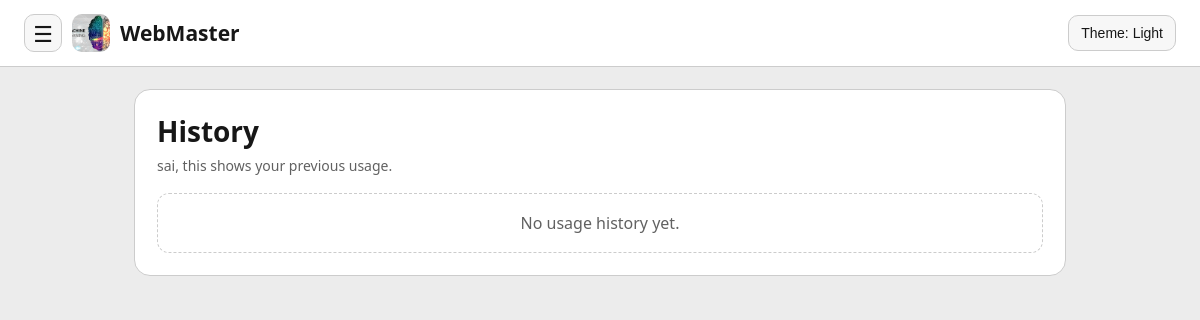
Before: /history/ (signed in) with the older database file.
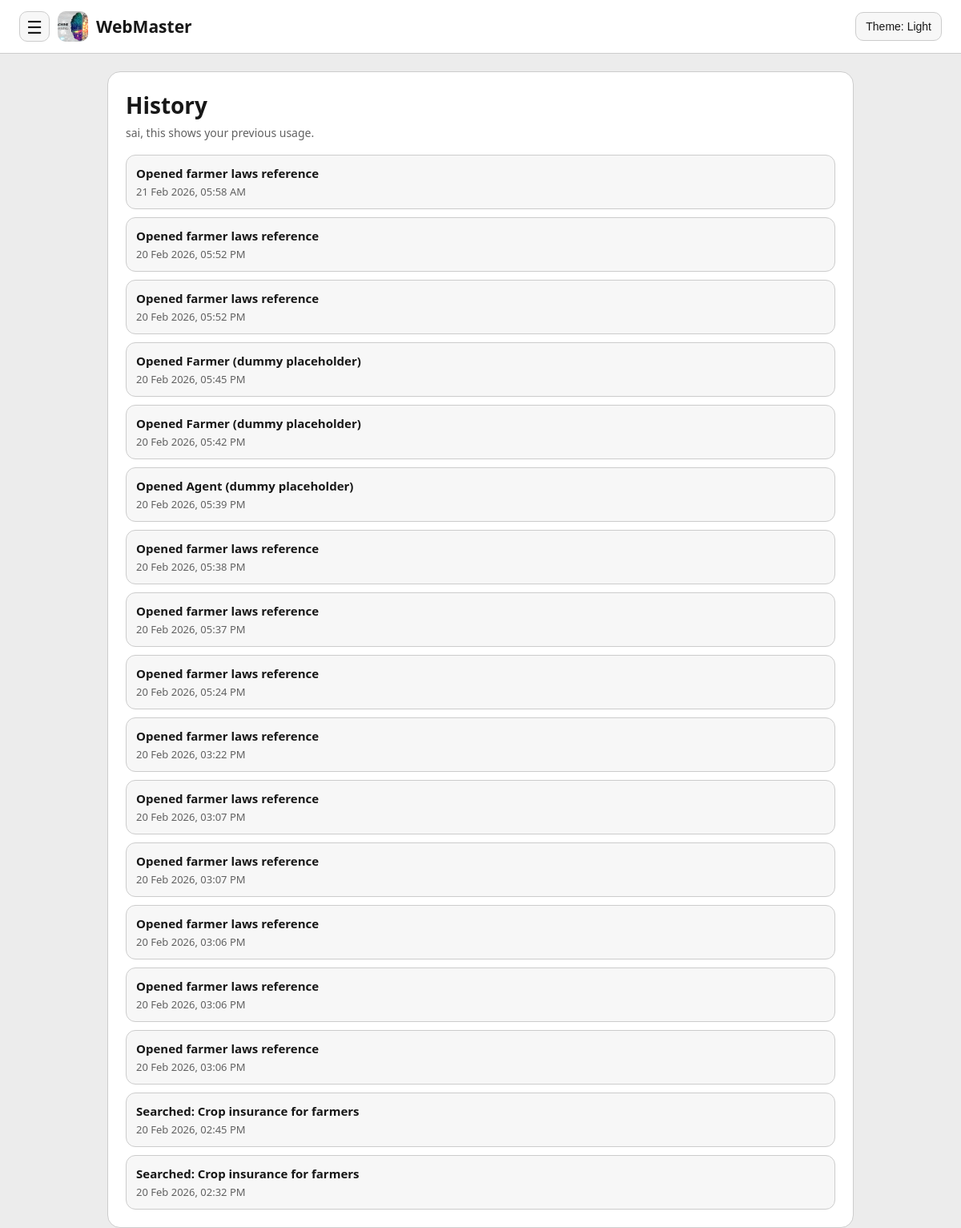
After: the same page with the newer database file.
### accounts/models.py (models this page shows, shortened)
class CustomUser(AbstractUser):
    phone_number = models.CharField(max_length=20, blank=True, null=True)
    profile_image = models.FileField(upload_to='profile_images/', blank=True, null=True)
    address = models.TextField(blank=True, default='')
    land_survey_numbers = models.TextField(blank=True, default='')
    land_area_acres = models.DecimalField(max_digits=10, decimal_places=2, blank=True, null=True)
    soil_type = models.CharField(max_length=120, blank=True, default='')
    current_season = models.CharField(max_length=30, blank=True, default='')
    farmer_type = models.CharField(max_length=100, blank=True, default='')
    current_crop = models.CharField(max_length=120, blank=True, default='')
    plantation_date = models.DateField(blank=True, null=True)
    crop_end_time = models.TimeField(blank=True, null=True)
    passbook_image = models.FileField(upload_to='passbook_images/', blank=True, null=True)

class UsageHistory(models.Model):
    user = models.ForeignKey(CustomUser, on_delete=models.CASCADE, related_name='usage_entries')
    activity = models.CharField(max_length=255)
    created_at = models.DateTimeField(auto_now_add=True)
    class Meta:
        ordering = ['-created_at']

### accounts/views.py (the view)
# urls.py: path('history/', views.history_view, name='history'),
@login_required(login_url='login')
def history_view(request):
    display_name = request.user.get_full_name().strip() or request.user.username
    history_entries = request.user.usage_entries.all()[:100]
    return render(
        request,
        'accounts/history.html',
        {
            'display_name': display_name,
            'history_entries': history_entries,
        },
    )

### accounts/templates/accounts/history.html (shortened to what this page needs)
{% load static %}
<!DOCTYPE html>
<html lang="en">
<head>
    <link rel="stylesheet" href="{% static 'accounts/css/theme.css' %}">
    <link rel="stylesheet" href="{% static 'accounts/css/layout.css' %}">
    <link rel="stylesheet" href="{% static 'accounts/css/history.css' %}">
</head>
<body class="theme-main">
    <header class="topbar">
        <div class="topbar-left">
            <div class="hamburger-menu" id="hamburger-menu">
                <button
                    type="button"
                    class="hamburger-toggle"
                    id="hamburger-toggle"
                    aria-label="Open menu"
                    aria-haspopup="true"
                    aria-expanded="false"
                >
                    &#9776;
                </button>
            </div>
            <a href="{% url 'home' %}" class="logo">
                <img src="{% static 'accounts/ml_brain.jpg' %}" alt="Logo">
                <span>WebMaster</span>
            </a>
        </div>
        <button type="button" id="theme-toggle" class="theme-btn" aria-label="Toggle theme">Theme: Light</button>
    </header>
    <main class="container page-container">
        <section class="card">
            <h1>History</h1>
            <p class="subtitle">{{ display_name }}, this shows your previous usage.</p>
            {% if history_entries %}
            <div class="history-list">
                {% for entry in history_entries %}
                <article class="history-item">
                    <div class="history-activity">{{ entry.activity }}</div>
                    <div class="history-time">{{ entry.created_at|date:"d M Y, h:i A" }}</div>
                </article>
                {% endfor %}
            </div>
            {% else %}
            <div class="empty">No usage history yet.</div>
            {% endif %}
        </section>
    </main>
</body>
</html>

### accounts/static/accounts/css/theme.css (style rules this page uses)
:root { --font-sans: "Segoe UI", Tahoma, Geneva, Verdana, sans-serif; }
body.theme-main { --page-bg: #ececec; --card-bg: #ffffff; --text-main: #171717; --text-soft: #616161; --input-bg: #f7f7f7; --input-border: #cccccc; --accent: #6b7280; --accent-hover: #4b5563; --menu-border: #d4d4d4; --avatar-bg: #dcdcdc; --avatar-text: #1f2937; --error: #dc2626; --success: #166534; --border: #d4d4d4; }
body { margin: 0; background: var(--page-bg); color: var(--text-main, var(--text-color, #111111)); font-family: var(--font-sans); }

### accounts/static/accounts/css/layout.css (style rules this page uses)
.page-container { width: 100%; margin: 22px auto 0; padding: 0 24px; }

### accounts/static/accounts/css/history.css (style rules this page uses)
* { box-sizing: border-box; }
.topbar { display: flex; align-items: center; justify-content: space-between; gap: 10px; padding: 14px 24px; background: var(--card-bg); border-bottom: 1px solid var(--input-border); }
.topbar-left { display: flex; align-items: center; gap: 10px; }
.hamburger-menu { position: relative; }
.hamburger-toggle { width: 38px; height: 38px; border: 1px solid var(--input-border); border-radius: 10px; background: var(--input-bg); color: var(--text-main); display: inline-flex; align-items: center; justify-content: center; font-size: 22px; line-height: 1; cursor: pointer; padding: 0; font-family: inherit; }
.logo { display: flex; align-items: center; gap: 10px; text-decoration: none; color: inherit; font-weight: 700; font-size: 21px; }
.logo img { width: 38px; height: 38px; border-radius: 10px; object-fit: cover; }
.theme-btn { border: 1px solid var(--input-border); border-radius: 10px; background: var(--input-bg); color: var(--text-main); padding: 9px 12px; font-size: 14px; cursor: pointer; }
.container { max-width: 980px; }
.card { background: var(--card-bg); border: 1px solid var(--input-border); border-radius: 16px; padding: 22px; }
.card h1 { margin: 0 0 6px; font-size: 28px; }
.subtitle { margin: 0 0 18px; color: var(--text-soft); font-size: 14px; }
.history-list { display: grid; gap: 10px; }
.history-item { border: 1px solid var(--input-border); border-radius: 12px; background: var(--input-bg); padding: 12px; }
.history-activity { font-size: 15px; font-weight: 600; }
.history-time { margin-top: 4px; font-size: 13px; color: var(--text-soft); }

Changed rows visible on the page:
added UsageHistory: activity "Opened farmer laws reference", created_at "21 Feb 2026, 05:58 AM"
added UsageHistory: activity "Opened farmer laws reference", created_at "20 Feb 2026, 05:52 PM"
added UsageHistory: activity "Opened farmer laws reference", created_at "20 Feb 2026, 05:52 PM"
added UsageHistory: activity "Opened Farmer (dummy placeholder)", created_at "20 Feb 2026, 05:45 PM"
added UsageHistory: activity "Opened Farmer (dummy placeholder)", created_at "20 Feb 2026, 05:42 PM"
added UsageHistory: activity "Opened Agent (dummy placeholder)", created_at "20 Feb 2026, 05:39 PM"
added UsageHistory: activity "Opened farmer laws reference", created_at "20 Feb 2026, 05:38 PM"
added UsageHistory: activity "Opened farmer laws reference", created_at "20 Feb 2026, 05:37 PM"
added UsageHistory: activity "Opened farmer laws reference", created_at "20 Feb 2026, 05:24 PM"
added UsageHistory: activity "Opened farmer laws reference", created_at "20 Feb 2026, 03:22 PM"
added UsageHistory: activity "Opened farmer laws reference", created_at "20 Feb 2026, 03:07 PM"
added UsageHistory: activity "Opened farmer laws reference", created_at "20 Feb 2026, 03:07 PM"
added UsageHistory: activity "Opened farmer laws reference", created_at "20 Feb 2026, 03:06 PM"
added UsageHistory: activity "Opened farmer laws reference", created_at "20 Feb 2026, 03:06 PM"
added UsageHistory: activity "Opened farmer laws reference", created_at "20 Feb 2026, 03:06 PM"
added UsageHistory: activity "Searched: Crop insurance for farmers", created_at "20 Feb 2026, 02:45 PM"
added UsageHistory: activity "Searched: Crop insurance for farmers", created_at "20 Feb 2026, 02:32 PM"
Other visible differences:
text no longer shown: "No usage history yet."
